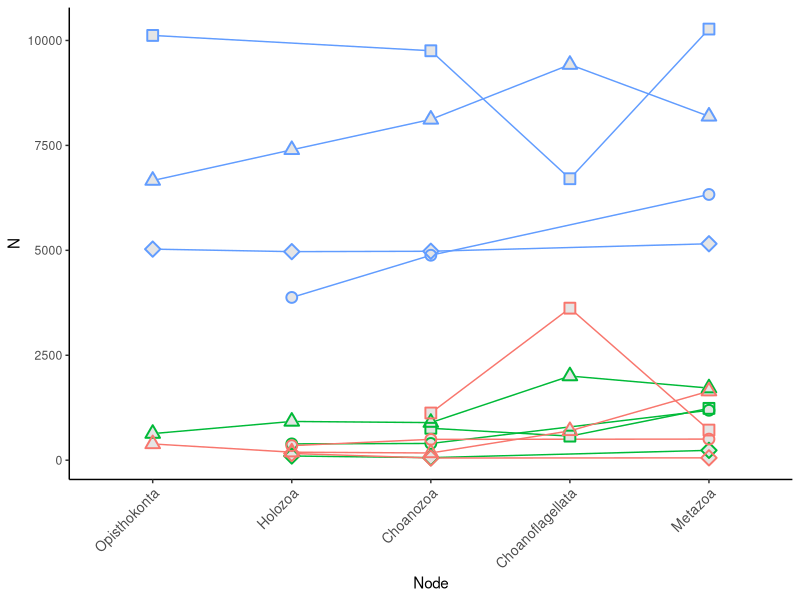
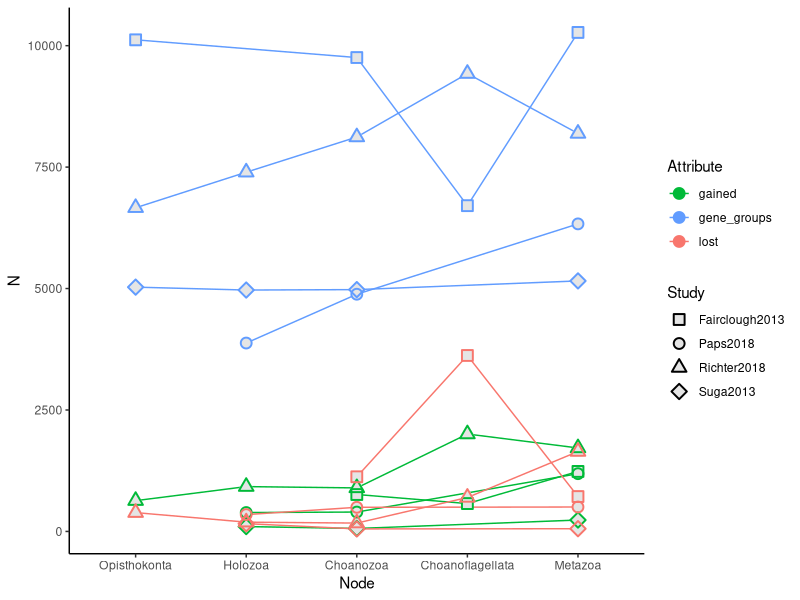
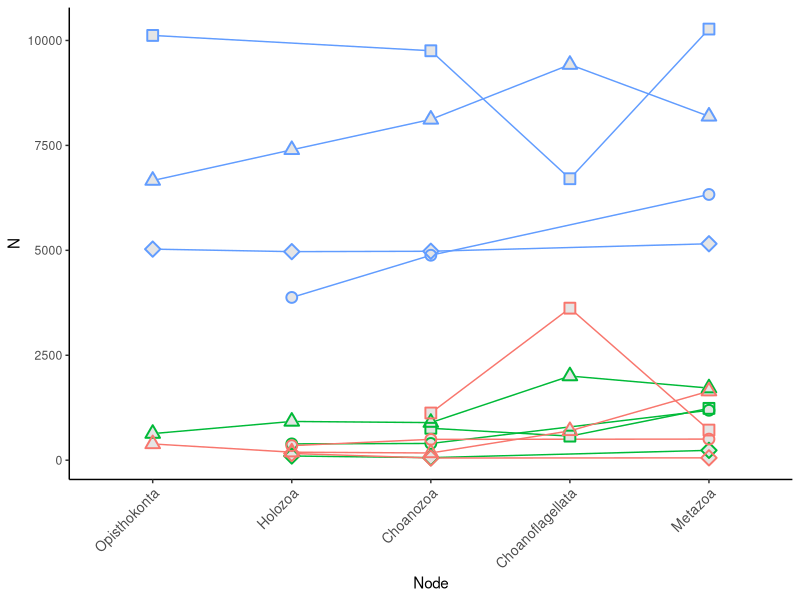

The R script that drew these images, in order: (Note: this script raises an error after producing the figures.)
# ---
# title: "Analyses"
# author: "Casey Dunn, Zack Lewis"
# date: "6/13/2018"
# ---

# Note that gene inventory data are not directly comparable. 
#   Both Fairclough2013 and Richter2018 rely on OrthoMCL, so they are the most comparable. 
#   Suga2013 rely on Pfam domains, so their numbers are much lower than other studies.

# dependencies
library(tidyverse)
library(reshape2)

# import data
D = read_csv("inventory_data.csv")

#remove King2008 data, because intron gain/loss not directly comparable
D = D %>% filter(!study %in% c("King2008"))

#rename nodes, if desired
D$node_renamed[D$node_renamed=="Opisthokonts"] <- "Opisthokonta"
D$node_renamed[D$node_renamed=="Choanoflagellates"] <- "Choanoflagellata"

#rename columns
D = dplyr::rename(D, 'gene_groups' = 'genes_total')

# gather
Dg = D %>% gather(`gene_groups`, `gained`, `lost`, key = "attribute", value = "n")

# remove NA
Filtered = Dg %>% filter(!is.na(node_renamed))

#rearranging ordering by nodes

order <- c("Opisthokonta", "Holozoa", "Choanozoa","Choanoflagellata", "Metazoa")

FilteredReorder = Filtered %>%
  mutate(node_renamed = factor(node_renamed, levels = order)) %>%
  arrange(node_renamed)

FilteredReorder = FilteredReorder %>% filter(!is.na(node_renamed))

#############################
# plotting gene family counts
#############################

countPlot <- FilteredReorder %>%
  ggplot() +
    #geom_point(aes(x=node_renamed, y = n, col =attribute, pch=study), size=2,stroke = 2) +
    geom_line(aes(group=interaction(study, attribute),  x = node_renamed, y = n, col = attribute)) +
    theme_classic() +
    guides(colour = guide_legend(title="Attribute")) +
    guides(pch = guide_legend(title="Study")) +
    labs(x = "Node", y = "N") +
    theme(legend.position = "right") +
    scale_shape_manual(values=c(0,1,2,5)) 

#layering points
countPlot <- countPlot +  geom_point(aes(x=node_renamed, y = n,  pch=study), col ="grey90", size=0,stroke = 3) +
  geom_point(aes(x=node_renamed, y = n, col =attribute, pch=study), size=3,stroke = 1)

# changing color order
countPlot <- countPlot + scale_color_manual(values=c("#00BA38","#619CFF", "#F8766D"))

#removing legend and changing angle
countPlotNoLegend<-countPlot + theme(legend.position="none", axis.text.x = element_text(angle = 45, hjust = 1, size=10))
countPlotNoLegend

#save output
ggsave( "fig1B.pdf", countPlot, device=pdf, width=5, height=4 )
ggsave( "fig1B_noLegend.pdf", countPlotNoLegend, device=pdf, width=5, height=4 )

################################
# scatterplot gains vs. losses
################################

#remove NAs
D.noNA = D %>% filter(!is.na(node_renamed))

gainLossPlot <- D.noNA %>%
	ggplot() +
		#geom_point(aes(x=lost, y=gained, col=node_renamed, pch=study), na.rm = TRUE, size = 3,stroke=2) +
    scale_shape_manual(values=c(0,1,2,5)) +
    guides(colour = guide_legend(title="Node")) +
    guides(pch = guide_legend(title="Study")) +
    labs(x = "Lost", y = "Gained") +
    theme_classic() +
    geom_abline(intercept = 0, slope = 1, color="grey90", linetype="dashed", size=1, alpha=0.7) #+
    #scale_x_continuous(limits = c(0, 3700)) + scale_y_continuous(limits = c(0, 3700))

#layering points
gainLossPlot <- gainLossPlotNoScaleSwap + geom_point(aes(x=lost, y=gained, pch=study), col="grey90", na.rm = TRUE, size = 0,stroke=3) +
  geom_point(aes(x=lost, y=gained, col=D.noNA$node_renamed, pch=study), na.rm = TRUE, size = 3,stroke=1) 

gainLossPlot

ggsave( "fig1D_swap.pdf", gainLossPlotNoScaleSwap, device=pdf, width=5, height=4 )

gainLossPlotnoLegend<-gainLossPlotNoScaleSwap + theme(legend.position="none")
gainLossPlotnoLegend

ggsave( "fig1D_noLegend_swap.pdf", gainLossPlotnoLegend, device=pdf, width=5, height=4 )







